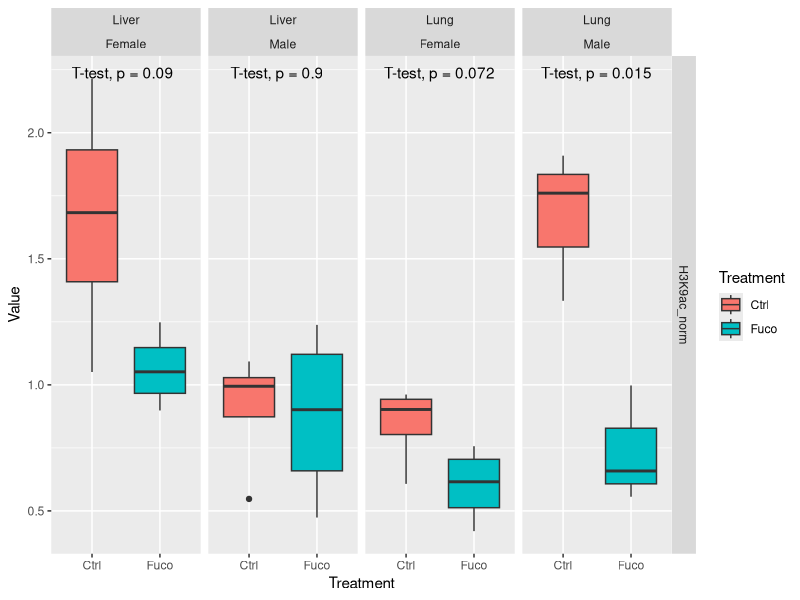
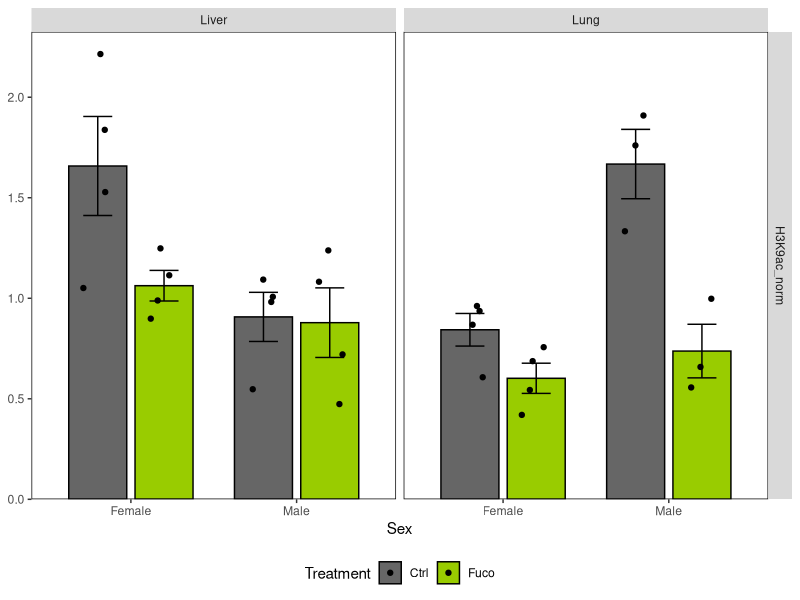
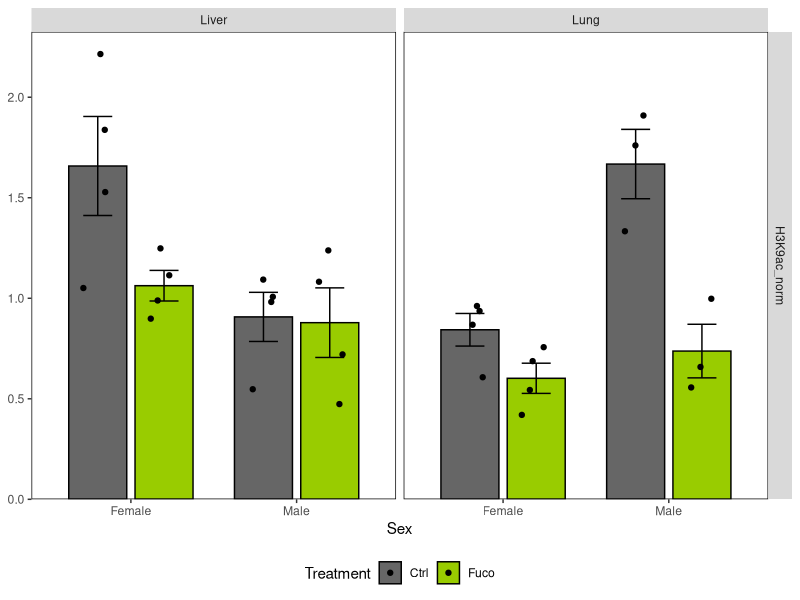

The R script that drew these images, in order:
library(tidyverse)
library(readxl)
library(ggpubr)

setwd("/scratch/fmorandi/internal/Ali/github/stc_western")

#### PLOTTING SETTINGS ####

w = 174 # mm
h = 230
w_in = w*0.0393701
h_in = h*0.0393701

#### PLOT ####

data = read_excel("./data/Western-Blot-Quantification.xlsx")%>%
  mutate(Treatment = ifelse(grepl("Fuco", Sample), "Fuco", "Ctrl")) %>%
  pivot_wider(names_from=Target, values_from=Intensity) %>%
  mutate(H3K9ac_norm = H3K9ac/ H3) %>%
  dplyr::select(-H3, -H3K9ac) %>%
  pivot_longer(cols=c(H3K9ac_norm), names_to = "Target", values_to = "Value")

data_summary = data %>%
  group_by(Target, Sex, Tissue, Treatment) %>%
  summarize(mean = mean(Value, na.rm=T), sd = sd(Value, na.rm=T), n=n()) %>%
  mutate(sem = sd / sqrt(n))

ggplot(data, aes(Treatment, Value, fill=Treatment))+
  geom_boxplot()+
  facet_grid(rows=vars(Target), cols = vars(Tissue, Sex))+
  stat_compare_means(method="t.test")

dodge = position_dodge(width = 0.8)
jitterdodge = position_jitterdodge(jitter.width = 0.2, dodge.width = 0.8)
ggplot(data_summary)+
  geom_bar(aes(Sex, mean, fill=Treatment), stat="identity", color="black", position=dodge, width=0.7)+
  geom_errorbar(aes(x=Sex, y=mean, ymin=mean-sem, ymax=mean+sem, group=Treatment), position=dodge, width=0.35)+
  geom_jitter(data=data, aes(Sex, Value, color=Treatment), position=jitterdodge)+
  facet_grid(rows=vars(Target), cols = vars(Tissue))+
  scale_y_continuous(expand=expansion(mult=c(0,0.05)))+
  scale_fill_manual(values=c("#666666", "#99CC00"))+
  scale_color_manual(values=c("#000000", "#000000"))+
  theme(axis.title.y = element_blank(),
        panel.background = element_blank(),
        panel.border = element_rect(color = "black", fill = NA),
        legend.position = "bottom")
ggsave("./data/western_quant.pdf", width = 1*w, height=0.35*h, units="mm") 

sink("./data/western_stats.txt")
compare_means(Value ~ Treatment, data, group.by = c("Target","Tissue", "Sex"), method="t.test")
closeAllConnections()
